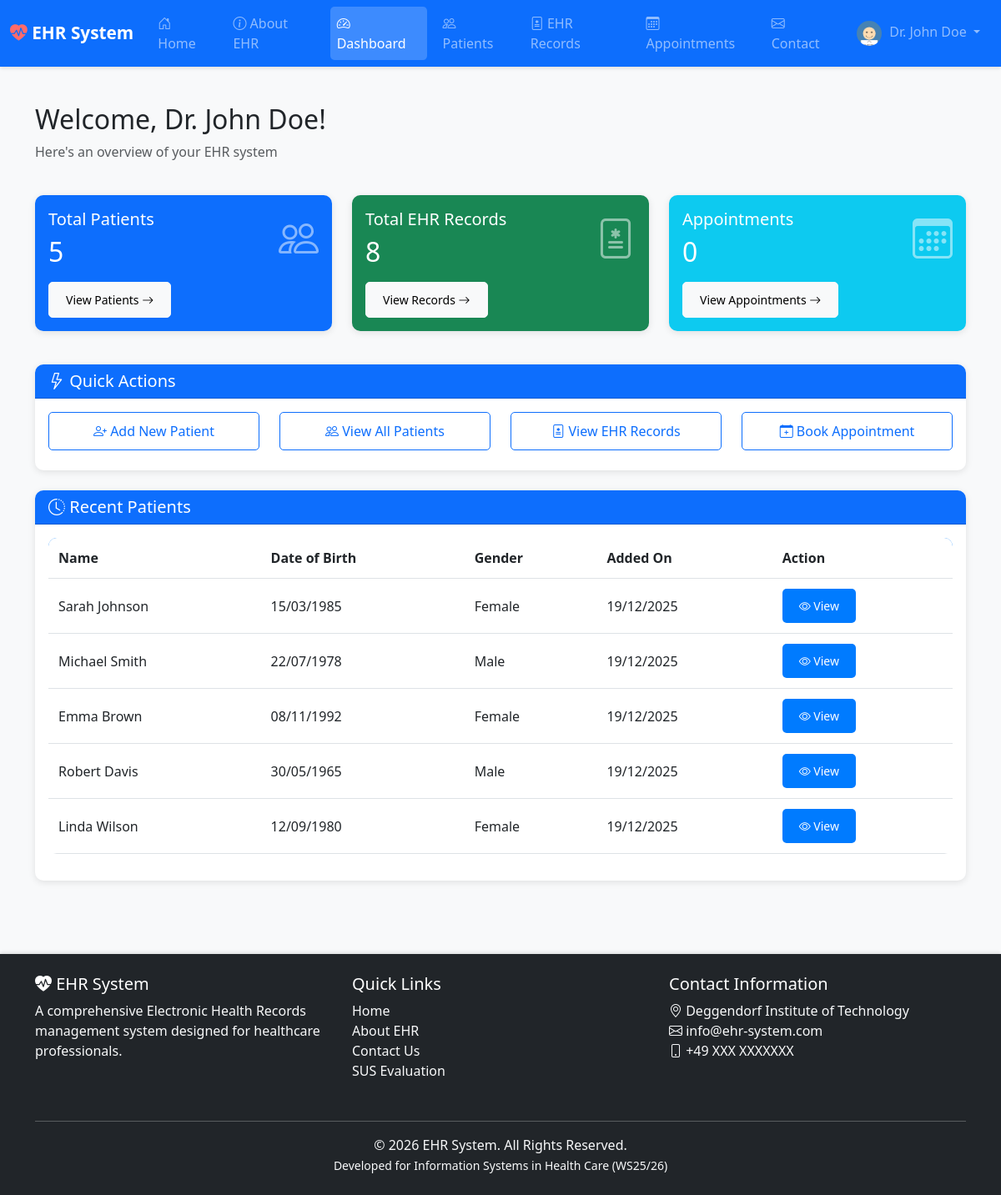
Screenshot of /modules/dashboard/dashboard.php (signed in) with the database file from the repository.
### tables this page shows
CREATE TABLE IF NOT EXISTS doctors (
    doctor_id INT AUTO_INCREMENT PRIMARY KEY,
    first_name VARCHAR(50) NOT NULL,
    last_name VARCHAR(50) NOT NULL,
    email VARCHAR(100) NOT NULL UNIQUE,
    username VARCHAR(50) NOT NULL UNIQUE,
    password VARCHAR(255) NOT NULL,   
    phone VARCHAR(20),
    specialization VARCHAR(100),
    license_number VARCHAR(50),
    profile_image VARCHAR(255),   
    is_verified TINYINT(1) DEFAULT 0,   
    verification_token VARCHAR(100),     
    reset_token VARCHAR(100),            
    reset_token_expiry DATETIME,         
    created_at TIMESTAMP DEFAULT CURRENT_TIMESTAMP,
    updated_at TIMESTAMP DEFAULT CURRENT_TIMESTAMP ON UPDATE CURRENT_TIMESTAMP
);

CREATE TABLE IF NOT EXISTS patients (
    patient_id INT AUTO_INCREMENT PRIMARY KEY,
    doctor_id INT NOT NULL,   
    first_name VARCHAR(50) NOT NULL,
    last_name VARCHAR(50) NOT NULL,
    date_of_birth DATE NOT NULL,
    gender ENUM('Male', 'Female', 'Other') NOT NULL,   
    blood_group VARCHAR(5),
    phone VARCHAR(20),
    email VARCHAR(100),
    address TEXT,
    emergency_contact_name VARCHAR(100),
    emergency_contact_phone VARCHAR(20),
    profile_image VARCHAR(255),   
    created_at TIMESTAMP DEFAULT CURRENT_TIMESTAMP,
    updated_at TIMESTAMP DEFAULT CURRENT_TIMESTAMP ON UPDATE CURRENT_TIMESTAMP,
    FOREIGN KEY (doctor_id) REFERENCES doctors(doctor_id) ON DELETE CASCADE
);

### modules/dashboard/dashboard.php (the view, shortened to what this page needs)
<?php
require_once '../../config/database.php';
$base_url = "../../";
$doctor_id = $_SESSION['doctor_id'];
$stmt = $conn->prepare("SELECT COUNT(*) as total FROM patients WHERE doctor_id = ?");
$stmt->bind_param("i", $doctor_id);
$stmt->execute();
$result = $stmt->get_result();
$total_patients = $result->fetch_assoc()['total'];
$stmt = $conn->prepare("SELECT COUNT(*) as total FROM ehr_records WHERE doctor_id = ?");
$stmt->bind_param("i", $doctor_id);
$stmt->execute();
$result = $stmt->get_result();
$total_records = $result->fetch_assoc()['total'];
$stmt = $conn->prepare("SELECT patient_id, first_name, last_name, date_of_birth, gender, created_at FROM patients WHERE doctor_id = ? ORDER BY created_at DESC LIMIT 5");
$stmt->bind_param("i", $doctor_id);
$stmt->execute();
$recent_patients = $stmt->get_result();
?>
<?php include '../../includes/header.php'; ?>
<div class="container mt-4">
    <div class="row mb-4">
        <div class="col-12">
            <h2>Welcome, Dr. <?php echo htmlspecialchars($doctor_name); ?>!</h2>
            <p class="text-muted">Here's an overview of your EHR system</p>
        </div>
    </div>
    <div class="row mb-4">
        <div class="col-md-4 mb-3">
            <div class="card bg-primary text-white">
                <div class="card-body">
                    <div class="d-flex justify-content-between align-items-center">
                        <div>
                            <h5 class="card-title">Total Patients</h5>
                            <h2 class="mb-0"><?php echo $total_patients; ?></h2>
                        </div>
                        <div>
                            <i class="bi bi-people" style="font-size: 3rem; opacity: 0.5;"></i>
                        </div>
                    </div>
                    <a href="../patients/view_patients.php" class="btn btn-light btn-sm mt-3">
                        View Patients <i class="bi bi-arrow-right"></i>
                    </a>
                </div>
            </div>
        </div>
        <div class="col-md-4 mb-3">
            <div class="card bg-success text-white">
                <div class="card-body">
                    <div class="d-flex justify-content-between align-items-center">
                        <div>
                            <h5 class="card-title">Total EHR Records</h5>
                            <h2 class="mb-0"><?php echo $total_records; ?></h2>
                        </div>
                        <div>
                            <i class="bi bi-file-medical" style="font-size: 3rem; opacity: 0.5;"></i>
                        </div>
                    </div>
                    <a href="../patients/ehr_records.php" class="btn btn-light btn-sm mt-3">
                        View Records <i class="bi bi-arrow-right"></i>
                    </a>
                </div>
            </div>
        </div>
        <div class="col-md-4 mb-3">
            <div class="card bg-info text-white">
                <div class="card-body">
                    <div class="d-flex justify-content-between align-items-center">
                        <div>
                            <h5 class="card-title">Appointments</h5>
                            <h2 class="mb-0">
                                <?php
                                try {
                                    $apt_stmt = $conn->prepare("SELECT COUNT(*) as total FROM appointments WHERE doctor_id = ? AND status = 'scheduled' AND appointment_date >= CURDATE()");
                                    $apt_stmt->bind_param("i", $doctor_id);
                                    $apt_stmt->execute();
                                    $apt_result = $apt_stmt->get_result();
                                    echo $apt_result->fetch_assoc()['total'];
                                } catch (mysqli_sql_exception $e) {
                                    echo "0";
                                }
                                ?>
                            </h2>
                        </div>
                        <div>
                            <i class="bi bi-calendar3" style="font-size: 3rem; opacity: 0.5;"></i>
                        </div>
                    </div>
                    <a href="../appointments/view_appointments.php" class="btn btn-light btn-sm mt-3">
                        View Appointments <i class="bi bi-arrow-right"></i>
                    </a>
                </div>
            </div>
        </div>
    </div>
    <div class="row mb-4">
        <div class="col-12">
            <div class="card">
                <div class="card-header bg-primary text-white">
                    <h5 class="mb-0"><i class="bi bi-lightning"></i> Quick Actions</h5>
                </div>
                <div class="card-body">
                    <div class="row">
                        <div class="col-md-3 mb-2">
                            <a href="../patients/add_patient.php" class="btn btn-outline-primary w-100">
                                <i class="bi bi-person-plus"></i> Add New Patient
                            </a>
                        </div>
                        <div class="col-md-3 mb-2">
                            <a href="../patients/view_patients.php" class="btn btn-outline-primary w-100">
                                <i class="bi bi-people"></i> View All Patients
                            </a>
                        </div>
                        <div class="col-md-3 mb-2">
                            <a href="../patients/ehr_records.php" class="btn btn-outline-primary w-100">
                                <i class="bi bi-file-medical"></i> View EHR Records
                            </a>
                        </div>
                        <div class="col-md-3 mb-2">
                            <a href="../appointments/book_appointment.php" class="btn btn-outline-primary w-100">
                                <i class="bi bi-calendar-plus"></i> Book Appointment
                            </a>
                        </div>
                    </div>
                </div>
            </div>
        </div>
    </div>
    <div class="row">
        <div class="col-12">
            <div class="card">
                <div class="card-header bg-primary text-white">
                    <h5 class="mb-0"><i class="bi bi-clock-history"></i> Recent Patients</h5>
                </div>
                <div class="card-body">
                    <?php if ($recent_patients->num_rows > 0): ?>
                        <div class="table-responsive">
                            <table class="table table-hover">
                                <thead>
                                    <tr>
                                        <th>Name</th>
                                        <th>Date of Birth</th>
                                        <th>Gender</th>
                                        <th>Added On</th>
                                        <th>Action</th>
                                    </tr>
                                </thead>
                                <tbody>
                                    <?php while ($patient = $recent_patients->fetch_assoc()): ?>
                                        <tr>
                                            <td><?php echo htmlspecialchars($patient['first_name'] . ' ' . $patient['last_name']); ?></td>
                                            <td><?php echo date('d/m/Y', strtotime($patient['date_of_birth'])); ?></td>
                                            <td><?php echo htmlspecialchars($patient['gender']); ?></td>
                                            <td><?php echo date('d/m/Y', strtotime($patient['created_at'])); ?></td>
                                            <td>
                                                <a href="../patients/view_patient.php?id=<?php echo $patient['patient_id']; ?>" class="btn btn-sm btn-primary">
                                                    <i class="bi bi-eye"></i> View
                                                </a>
                                            </td>
                                        </tr>
                                    <?php endwhile; ?>
                                </tbody>
                            </table>
                        </div>
                    <?php endif; ?>
                </div>
            </div>
        </div>
    </div>
</div>
<?php include '../../includes/footer.php'; ?>

### includes/navbar.php (shortened to what this page needs)
<?php
global $base_url;
$is_logged_in = isset($_SESSION['doctor_id']) && !empty($_SESSION['doctor_id']);
$doctor_name = $is_logged_in ? $_SESSION['doctor_name'] : 'Guest';
?>
<nav class="navbar navbar-expand-lg navbar-dark bg-primary sticky-top">
    <div class="container-fluid">
        <a class="navbar-brand" href="<?php echo $base_url; ?>index.php">
            <i class="bi bi-heart-pulse-fill"></i> EHR System
        </a>
        <div class="collapse navbar-collapse" id="navbarNav">
            <ul class="navbar-nav me-auto mb-2 mb-lg-0">
                <li class="nav-item">
                    <a class="nav-link <?php echo (basename($_SERVER['PHP_SELF']) == 'index.php') ? 'active' : ''; ?>" href="<?php echo $base_url; ?>index.php">
                        <i class="bi bi-house-door"></i> Home
                    </a>
                </li>
                <li class="nav-item">
                    <a class="nav-link <?php echo (basename($_SERVER['PHP_SELF']) == 'about.php') ? 'active' : ''; ?>" href="<?php echo $base_url; ?>about.php">
                        <i class="bi bi-info-circle"></i> About EHR
                    </a>
                </li>
                <?php if($is_logged_in): ?>
                    <li class="nav-item">
                        <a class="nav-link <?php echo (strpos($_SERVER['PHP_SELF'], 'dashboard') !== false) ? 'active' : ''; ?>" href="<?php echo $base_url; ?>modules/dashboard/dashboard.php">
                            <i class="bi bi-speedometer2"></i> Dashboard
                        </a>
                    </li>
                    <li class="nav-item">
                        <a class="nav-link <?php echo (strpos($_SERVER['PHP_SELF'], 'patients') !== false) ? 'active' : ''; ?>" href="<?php echo $base_url; ?>modules/patients/view_patients.php">
                            <i class="bi bi-people"></i> Patients
                        </a>
                    </li>
                    <li class="nav-item">
                        <a class="nav-link <?php echo (strpos($_SERVER['PHP_SELF'], 'ehr_records') !== false) ? 'active' : ''; ?>" href="<?php echo $base_url; ?>modules/patients/ehr_records.php">
                            <i class="bi bi-file-medical"></i> EHR Records
                        </a>
                    </li>
                    <li class="nav-item">
                        <a class="nav-link <?php echo (strpos($_SERVER['PHP_SELF'], 'appointments') !== false) ? 'active' : ''; ?>" href="<?php echo $base_url; ?>modules/appointments/view_appointments.php">
                            <i class="bi bi-calendar3"></i> Appointments
                        </a>
                    </li>
                <?php endif; ?>
                <li class="nav-item">
                    <a class="nav-link <?php echo (basename($_SERVER['PHP_SELF']) == 'contact.php') ? 'active' : ''; ?>" href="<?php echo $base_url; ?>contact.php">
                        <i class="bi bi-envelope"></i> Contact
                    </a>
                </li>
            </ul>
            <ul class="navbar-nav ms-auto">
                <?php if($is_logged_in): ?>
                    <li class="nav-item dropdown">
                        <a class="nav-link dropdown-toggle" href="#" id="navbarDropdown" role="button" data-bs-toggle="dropdown" aria-expanded="false">
                            <?php
                            if (isset($_SESSION['doctor_id'])) {
                                $doctor_id = $_SESSION['doctor_id'];
                                $stmt = $conn->prepare("SELECT profile_image FROM doctors WHERE doctor_id = ?");
                                $stmt->bind_param("i", $doctor_id);
                                $stmt->execute();
                                $result = $stmt->get_result();
                                $doctor_profile = $result->fetch_assoc();
                                if ($doctor_profile && $doctor_profile['profile_image']):
                            ?>
                                <img src="<?php echo $base_url; ?>uploads/profile_pics/<?php echo $doctor_profile['profile_image']; ?>" class="rounded-circle" width="30" height="30" style="object-fit: cover; margin-right: 5px;">
                            <?php else: ?>
                                <i class="bi bi-person-circle"></i>
                            <?php
                                endif;
                            }
                            ?>
                            Dr. <?php echo htmlspecialchars($doctor_name); ?>
                        </a>
                    </li>
                <?php endif; ?>
            </ul>
        </div>
    </div>
</nav>

### css/style.css (style rules this page uses)
* { margin: 0; padding: 0; box-sizing: border-box; }
body { font-family: 'Segoe UI', Tahoma, Geneva, Verdana, sans-serif; background-color: #f8f9fa; min-height: 100vh; display: flex; flex-direction: column; }
.navbar { box-shadow: 0 2px 4px rgba(0,0,0,0.1); }
.navbar-brand { font-weight: bold; font-size: 1.3rem; }
.navbar-brand i { color: #ff6b6b; }
.nav-link { transition: all 0.3s ease; margin: 0 5px; }
.nav-link.active { background-color: rgba(255, 255, 255, 0.2); border-radius: 5px; }
.card { border: none; border-radius: 10px; box-shadow: 0 2px 8px rgba(0,0,0,0.1); transition: transform 0.3s ease, box-shadow 0.3s ease; }
.card-header { background-color: #007bff; color: white; border-radius: 10px 10px 0 0 !important; font-weight: bold; }
.btn { border-radius: 5px; padding: 10px 20px; transition: all 0.3s ease; }
.btn-primary { background-color: #007bff; border: none; }
.table { background-color: white; border-radius: 10px; overflow: hidden; }
.table thead { background-color: #007bff; color: white; }
.table td, .table th { vertical-align: middle; padding: 12px; }

### rows the page displays
doctors: profile_image (picture)
patients: first_name+last_name "Sarah Johnson", date_of_birth "15/03/1985", gender "Female", created_at "19/12/2025"
patients: first_name+last_name "Michael Smith", date_of_birth "22/07/1978", gender "Male", created_at "19/12/2025"
patients: first_name+last_name "Emma Brown", date_of_birth "08/11/1992", gender "Female", created_at "19/12/2025"
patients: first_name+last_name "Robert Davis", date_of_birth "30/05/1965", gender "Male", created_at "19/12/2025"
patients: first_name+last_name "Linda Wilson", date_of_birth "12/09/1980", gender "Female", created_at "19/12/2025"

### other values shown
$doctor_name "John Doe"
$total_patients "5"
$total_records "8"
$apt_result->fetch_assoc()['total'] "0"
